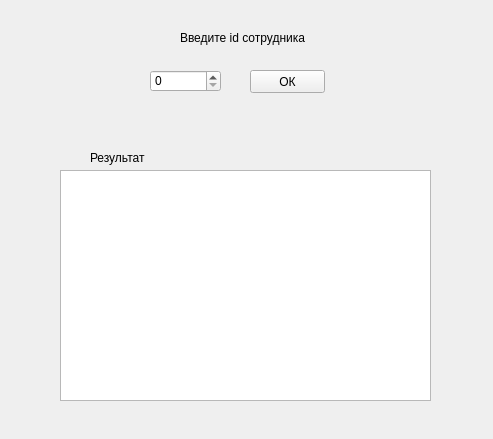
<?xml version="1.0" encoding="UTF-8"?>
<ui version="4.0">
 <class>Form</class>
 <widget class="QWidget" name="Form">
  <property name="geometry">
   <rect>
    <x>0</x>
    <y>0</y>
    <width>493</width>
    <height>439</height>
   </rect>
  </property>
  <property name="windowTitle">
   <string>Form</string>
  </property>
  <widget class="QPushButton" name="pushButton">
   <property name="geometry">
    <rect>
     <x>250</x>
     <y>70</y>
     <width>75</width>
     <height>23</height>
    </rect>
   </property>
   <property name="text">
    <string>ОК</string>
   </property>
  </widget>
  <widget class="QTextBrowser" name="textBrowser">
   <property name="geometry">
    <rect>
     <x>60</x>
     <y>170</y>
     <width>371</width>
     <height>231</height>
    </rect>
   </property>
  </widget>
  <widget class="QSpinBox" name="spinBox">
   <property name="geometry">
    <rect>
     <x>150</x>
     <y>70</y>
     <width>71</width>
     <height>22</height>
    </rect>
   </property>
  </widget>
  <widget class="QLabel" name="label">
   <property name="geometry">
    <rect>
     <x>180</x>
     <y>30</y>
     <width>141</width>
     <height>16</height>
    </rect>
   </property>
   <property name="text">
    <string>Введите id сотрудника</string>
   </property>
  </widget>
  <widget class="QLabel" name="label_2">
   <property name="geometry">
    <rect>
     <x>90</x>
     <y>150</y>
     <width>71</width>
     <height>16</height>
    </rect>
   </property>
   <property name="text">
    <string>Результат</string>
   </property>
  </widget>
 </widget>
 <resources/>
 <connections/>
</ui>
